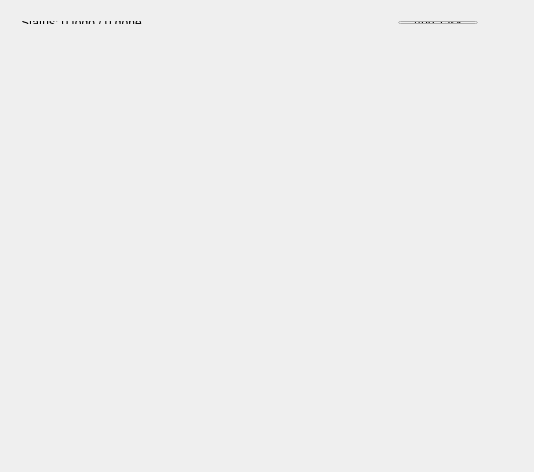
<?xml version="1.0" encoding="UTF-8"?>
<ui version="4.0">
 <class>MainWindow</class>
 <widget class="QMainWindow" name="MainWindow">
  <property name="geometry">
   <rect>
    <x>0</x>
    <y>0</y>
    <width>534</width>
    <height>472</height>
   </rect>
  </property>
  <property name="windowTitle">
   <string>ToDo</string>
  </property>
  <widget class="QWidget" name="centralWidget">
   <widget class="QWidget" name="verticalLayoutWidget">
    <property name="geometry">
     <rect>
      <x>10</x>
      <y>50</y>
      <width>481</width>
      <height>361</height>
     </rect>
    </property>
    <layout class="QVBoxLayout" name="tasksLayout">
     <property name="sizeConstraint">
      <enum>QLayout::SetNoConstraint</enum>
     </property>
     <item>
      <spacer name="verticalSpacer">
       <property name="orientation">
        <enum>Qt::Vertical</enum>
       </property>
       <property name="sizeHint" stdset="0">
        <size>
         <width>20</width>
         <height>40</height>
        </size>
       </property>
      </spacer>
     </item>
    </layout>
   </widget>
   <widget class="QWidget" name="horizontalLayoutWidget">
    <property name="geometry">
     <rect>
      <x>10</x>
      <y>10</y>
      <width>479</width>
      <height>25</height>
     </rect>
    </property>
    <layout class="QHBoxLayout" name="toolbarLayout">
     <property name="sizeConstraint">
      <enum>QLayout::SetNoConstraint</enum>
     </property>
     <item>
      <widget class="QLabel" name="statusLabel">
       <property name="text">
        <string>Status: 0 todo / 0 done</string>
       </property>
      </widget>
     </item>
     <item>
      <spacer name="horizontalSpacer">
       <property name="orientation">
        <enum>Qt::Horizontal</enum>
       </property>
       <property name="sizeHint" stdset="0">
        <size>
         <width>149</width>
         <height>20</height>
        </size>
       </property>
      </spacer>
     </item>
     <item>
      <widget class="QPushButton" name="addTaskButton">
       <property name="text">
        <string>Add Task</string>
       </property>
      </widget>
     </item>
    </layout>
   </widget>
  </widget>
 </widget>
 <layoutdefault spacing="6" margin="11"/>
 <resources/>
 <connections/>
</ui>
